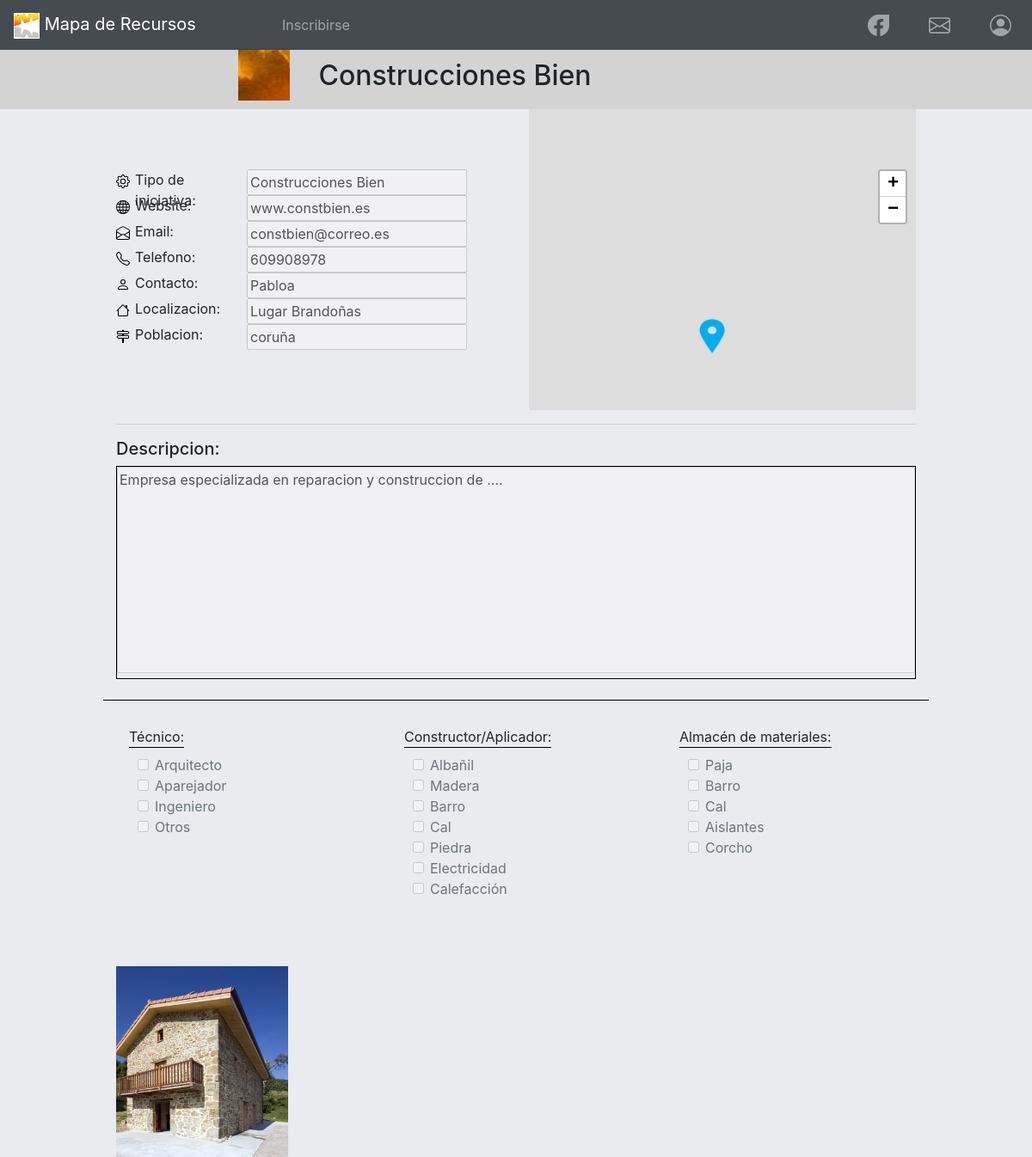
Page /vistas/recurso.php?rec=1 on the committed database.
### tables this page shows
CREATE TABLE `recursos` (
  `id_rec` int(5) NOT NULL,
  `email_rec` varchar(35) NOT NULL,
  `pass_rec` varchar(20) NOT NULL,
  `nom_rec` varchar(30) NOT NULL,
  `tipo_rec` varchar(35) NOT NULL,
  `web_rec` varchar(35) NOT NULL,
  `tel_rec` int(9) NOT NULL,
  `cont_rec` varchar(30) NOT NULL,
  `desc_rec` text NOT NULL,
  `estado_rec` tinyint(1) NOT NULL
);

CREATE TABLE `direcciones` (
  `id_dir` int(5) NOT NULL,
  `id_rec` int(5) NOT NULL,
  `direccion_dir` varchar(50) NOT NULL,
  `num_dir` int(5) NOT NULL,
  `poblacion_dir` varchar(40) NOT NULL,
  `lat_dir` float NOT NULL,
  `lon_dir` float NOT NULL
);

CREATE TABLE `categorias` (
  `id_cat` int(3) NOT NULL,
  `nom_cat` varchar(35) NOT NULL
);

CREATE TABLE `subcategorias` (
  `id_subcat` int(3) NOT NULL,
  `id_cat` int(3) NOT NULL,
  `nom_subcat` varchar(35) NOT NULL
);

### controladores/consulta_categoria.php (called while the page is built, shortened)
<?php
include("conexion_bd.php");
$consultar_cat ="SELECT * from categorias";
$categorias= $con->query($consultar_cat);
 foreach($categorias as $row){
    $id= $row["id_cat"];
    $consultar_subcat ="SELECT * from subcategorias where id_cat='$id'";
	$subcategorias= $con->query($consultar_subcat);
}
?>

### vistas/verDatos.php (the view, shortened to what this page needs)
<link rel="stylesheet" type="text/css" href="css/ver_datos.css">
<?php
$id= $_GET["rec"];
include ("../controladores/conexion_bd.php");
$sel = "SELECT * FROM recursos INNER JOIN direcciones ON recursos.id_rec=direcciones.id_rec WHERE recursos.id_rec='$id'";
$tabla = $con->query($sel);
$usuario = $tabla->fetch_array();
echo '
<form action="../controladores/actualizar_datos.php" method="POST">
	<div id="cuerpo" class="row">
		<div id="datos" class="col-sm-6">
			<div class="formCampo">
				<div class="formIconos"><img src="svg/gear.svg"></div>
				<label>Tipo de iniciativa:</label>
				<input class="mod_datos" type="text" name="camp_0" value="'.$usuario["nom_rec"].'" disabled>
			</div>
			<div class="formCampo">
				<div class="formIconos"><img src="svg/globe.svg"></div>
				<br><label>Website:</label>
				<input class="mod_datos" type="text" name="camp_1" value="'.$usuario["web_rec"].'" disabled>
			</div>
			<div class="formCampo">
				<div class="formIconos"><img src="svg/mail.svg"></div>
				<br><label>Email:</label>
				<input class="mod_datos" type="text" name="camp_2" value="'.$usuario["email_rec"].'" disabled>
			</div>
			<div class="formCampo">
				<div class="formIconos"><img src="svg/phone.svg"></div>
				<br><label>Telefono:</label>
				<input class="mod_datos" type="text" name="camp_3" value="'.$usuario["tel_rec"].'" disabled>
			</div>
			<div class="formCampo">
				<div class="formIconos"><img src="svg/person.svg"></div>
				<br><label>Contacto:</label>
				<input class="mod_datos" type="text" name="camp_4" value="'.$usuario["cont_rec"].'" disabled>
			</div>
			<div class="formCampo">
				<div class="formIconos"><img src="svg/house.svg"></div>
				<br><label>Localizacion:</label>
				<input class="mod_datos" type="text" name="camp_5" value="'.$usuario["direccion_dir"].'" disabled>
		 	</div>
		 	<div class="formCampo">
				<div class="formIconos"><img src="svg/town.svg"></div>
				<br><label>Poblacion:</label>
				<input class="mod_datos" type="text" name="camp_6" value="'.$usuario["poblacion_dir"].'" disabled>
		 	</div>
		</div>
		<div id="contenedor_mapa" class="col-sm-6" ><center>
			<div id="mi-mapa"></div></center>
				let texto_recurso="'.$usuario["direccion_dir"].' '.$usuario["num_dir"].' ";
				pin_mark('.$usuario["lat_dir"].','.$usuario["lon_dir"].',"'.$usuario["nom_rec"].'",texto_recurso);
		</div>
	</div>
	<hr>
	<h5>Descripcion:</h5>
	<div id="desc">
		<textarea class="mod_datos" style ="width: 100%" name="camp_d" disabled>'.$usuario["desc_rec"].'</textarea>
	</div>
	<br>
</form>
';
echo"
<form action='' method='POST'>
<div id='cheks' class='row'>
";
	$categorias = $con->query("SELECT * FROM categorias");
	foreach($categorias as $row){
	    $cat = stripslashes($row['nom_cat']);
	    echo "
	    <div class='box col-sm-4 categoria'>
	    	<label class='tipo_categoria'>$cat:</label><br>
	    	<div class='subcategorias'>
	    ";
	    $id= $row["id_cat"];
	    $consultar_subcat ="SELECT * from subcategorias where id_cat='$id'";
		$subcategorias= $con->query($consultar_subcat);
		foreach($subcategorias as $row2){
		   $subcat = stripslashes($row2['nom_subcat']);
		   $subid  = stripslashes($row2['id_subcat']);
			echo'
			<input class="form-check-input mod_cat" type="checkbox" name="'.$subid.'" value="'.$subcat.'" disabled>
			<label class="form-check-label">'.$subcat.'</label><br>
			';
		}
		echo'</div>
		</div>
		';
	}
echo'
	</div>
	<br>
	<center>
		<input id="btn_actualizar_categorias" type="submit" value="actualizar">
		<input id="btn_cancelar_categorias" type="button" value="Cancelar" onclick="window.location.reload(true)">
	</center>
</form>';
?>

### vistas/recurso.php (shortened to what this page needs)
<!doctype html>
<html lang="es">
<head>
	<link rel="stylesheet" type="text/css" href="./css/recurso.css">
</head>
<?php
	include("barra_navegacion.php");
	include("../controladores/conexion_bd.php");
	$recurso_id = $_GET["rec"];
	$sql_rec = "SELECT * FROM recursos WHERE id_rec='$recurso_id'";
	$consulta = $con->query($sql_rec);
	$usuario = $consulta->fetch_array();
	echo'
	<div id="top">
		<div id="top-espacio"></div>
		<div id="top-logo"><img src="../usuarios/'.$recurso_id.'/logo.png"> </div>
		<div id="top-name"><h2>'.$usuario["nom_rec"].'</h2></div>
		<div id="top-espacio">
		';
	echo'
		</div>
	</div>
	';
?>
<div id="med" class="container">
	<?php
		include("verDatos.php");
	?>
	<br>
	<div id="galgal">
		<?php
			function mostrar_galeria($recurso){
				$id = $recurso;
			    $directory="../usuarios/$id/galeria";
			    $dirint = dir($directory);
			    while (($archivo = $dirint->read()) !== false)
			    {
			    	if ($archivo == "."  || $archivo == ".."){
			    	}else{
			        	echo "<image class='gal' src='$directory/$archivo'></image>";
			        }
			    }
			 }
			 mostrar_galeria($recurso_id);
		?>
	</div>
</div>
</html>

### vistas/css/leaflet.css (style rules this page uses)
.leaflet-container { overflow: hidden; }
.leaflet-container.leaflet-touch-zoom { -ms-touch-action: pan-x pan-y; touch-action: pan-x pan-y; }
.leaflet-container.leaflet-touch-drag { -ms-touch-action: pinch-zoom; touch-action: none; touch-action: pinch-zoom; }
.leaflet-container.leaflet-touch-drag.leaflet-touch-zoom { -ms-touch-action: none; touch-action: none; }
.leaflet-container { -webkit-tap-highlight-color: transparent; }
.leaflet-grab { cursor: -webkit-grab; cursor: -moz-grab; cursor: grab; }
.leaflet-container { background: #ddd; outline: 0; }
.leaflet-container { font: 12px/1.5 "Helvetica Neue", Arial, Helvetica, sans-serif; }

### vistas/css/cabecera.css (style rules this page uses)
div#mi-mapa { height:100vh; }

### vistas/css/recurso.css (style rules this page uses)
body { background-color: #e9ebee; }
div#top { margin-top: 57px; width: 100%; height: 70px; background-color: lightgray; display: flex; align-items: center; }
div#top-logo { height:100%; width: 70px; margin-right: 2%; }
div#top-name { flex:1; }
div#med { margin-left: 10%; width: 80%; }
div#cuerpo { display: flex; align-items: center; }
div#datos { flex: 1; }
div#cheks { border-top: 1px solid black; }
div#desc { border: 1px solid black; word-break: break-word; }
img.gal { width: 200px; }
div#mi-mapa { height: 65vh; max-height: 350px; }

### vistas/css/ver_datos.css (style rules this page uses)
.formCampo { display: flex; flex-flow: wrap; }
.formIconos { width: 22px }
div#datos label { width: 130px; height: 15px; }
label.tipo_categoria { border-bottom: 1px solid black; }
textarea { resize: none; height: 30vh; }
.categoria { padding: 30px; }
.subcategorias { padding-left: 30px; }

### rows in the picture
recursos: nom_rec "Construcciones Bien"
direcciones: camp_0 "Construcciones Bien", camp_1 "www.constbien.es", camp_2 "constbien@correo.es", camp_3 "609908978", camp_4 "Pabloa", camp_5 "Lugar Brandoñas", camp_6 "coruña", camp_d "Empresa especializada en reparacion y construccion de ...."
categorias: nom_cat "Técnico"
subcategorias: nom_subcat "Arquitecto"
subcategorias: nom_subcat "Aparejador"
subcategorias: nom_subcat "Ingeniero"
subcategorias: nom_subcat "Otros"
categorias: nom_cat "Constructor/Aplicador"
subcategorias: nom_subcat "Albañil"
subcategorias: nom_subcat "Madera"
subcategorias: nom_subcat "Barro"
subcategorias: nom_subcat "Cal"
subcategorias: nom_subcat "Piedra"
subcategorias: nom_subcat "Electricidad"
subcategorias: nom_subcat "Calefacción"
categorias: nom_cat "Almacén de materiales"
subcategorias: nom_subcat "Paja"
subcategorias: nom_subcat "Barro"
subcategorias: nom_subcat "Cal"
subcategorias: nom_subcat "Aislantes"
subcategorias: nom_subcat "Corcho"
